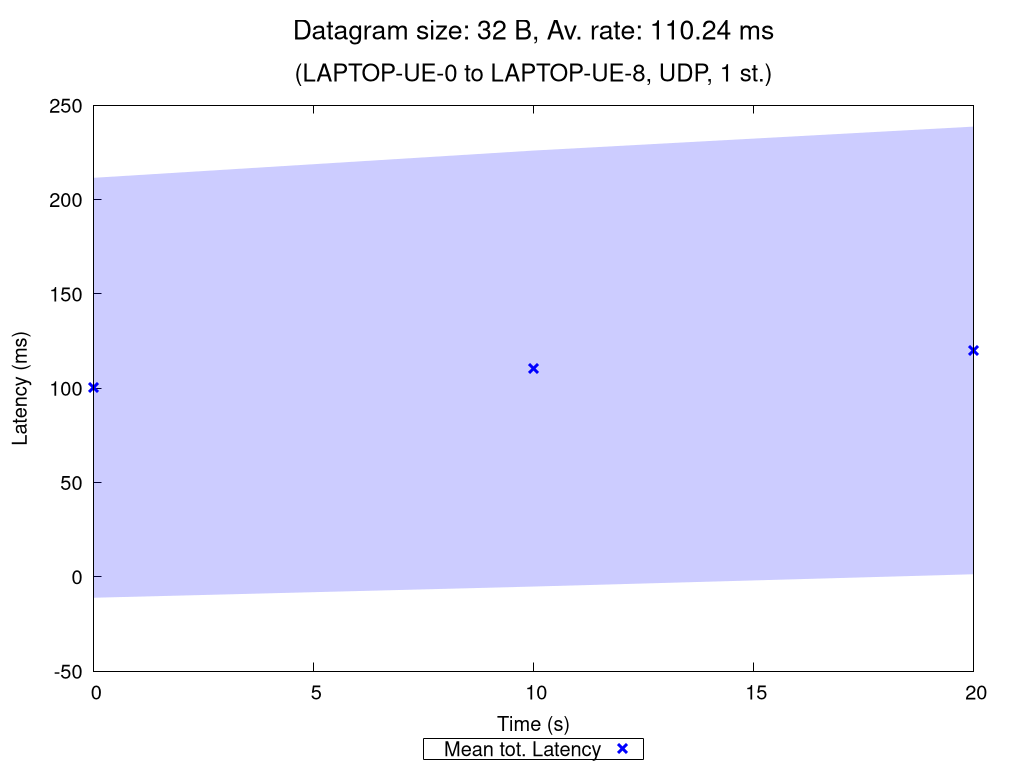

Recreate this plot in gnuplot.
set terminal pngcairo nocrop enhanced size 1024,768 font "Verdana,15"
set output "UDP_1_st_2020_11_05_13-30-20_one2two_00032B.png"

set title "{/=20 Datagram size: 32 B, Av. rate: 110.24 ms}\n\n{/=18 (LAPTOP-UE-0 to LAPTOP-UE-8, UDP, 1 st.)}"

set xlabel "Time (s)"
set ylabel "Latency (ms)"
set ytics nomirror
set key bmargin center horizontal box samplen 1 width -1
set bmargin 4.6
set rmargin 4.5

rf = 1.0  # rate factor
set style fill transparent solid 0.2 noborder
set autoscale xfix
plot "UDP_1_st_2020_11_05_13-30-20_one2two_00032B_iperf_processed.dat" using 1:($2/rf-$3/rf):($2/rf+$3/rf) with filledcurves lc rgb "blue" notitle, \
     "" using 1:($2/rf) with points pt 2 ps 1.5 lw 3 lc rgb "blue" title "Mean tot. Latency", \
